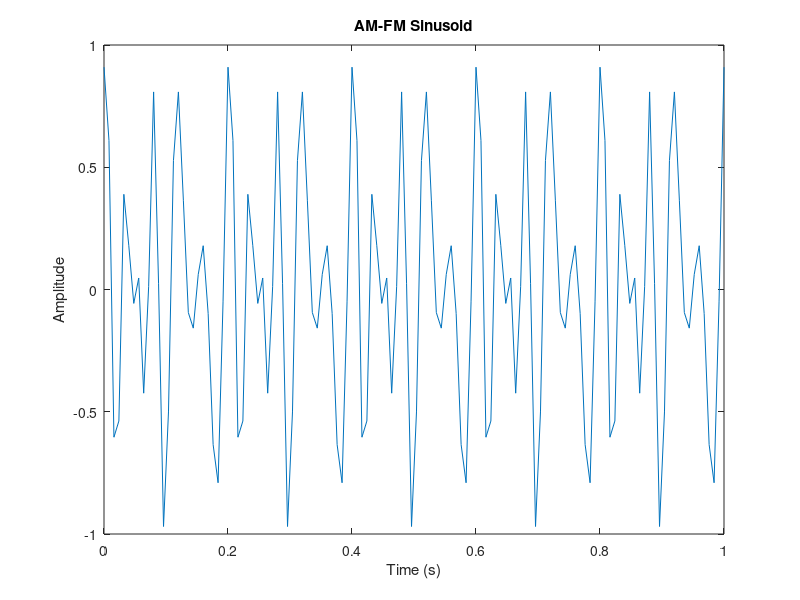

The MATLAB source for this figure:
%% AMFMSINUSOID% 6
%PARAMETERS
A = 1;         
f0 = 100;       
f1 = 5;        
b = 2;      
phi_m = pi/4;   % Phase of the modulating signal
a1 = 5;
a2 = 2;
a3 = 2;
t = 0:0.001:1;     % Time vector from 0 to 1 second with step size 0.00


sigLen= 1;
samplIntrvl= 0.008;
timeVec= 0:samplIntrvl:sigLen;

maxFreq = a1+2*a2+3*a3;
nyqFreq = 2*maxFreq;
samplFreq = 5*nyqFreq; 
samplIntrvl = 1/samplFreq;
sigLen= 1;
samplIntrvl= 0.008;
timeVec= 0:samplIntrvl:sigLen;
nSamples = length(timeVec);
% AM-FM Sinusoid
sigVec =A * cos(2*pi*f1*timeVec).*sin(2*pi*f0 *timeVec+b*cos(2*pi*f1*timeVec));

% Plot AM-FM signal
plot(timeVec, sigVec,'-');
xlabel('Time (s)');
ylabel('Amplitude');
title('AM-FM Sinusoid');
